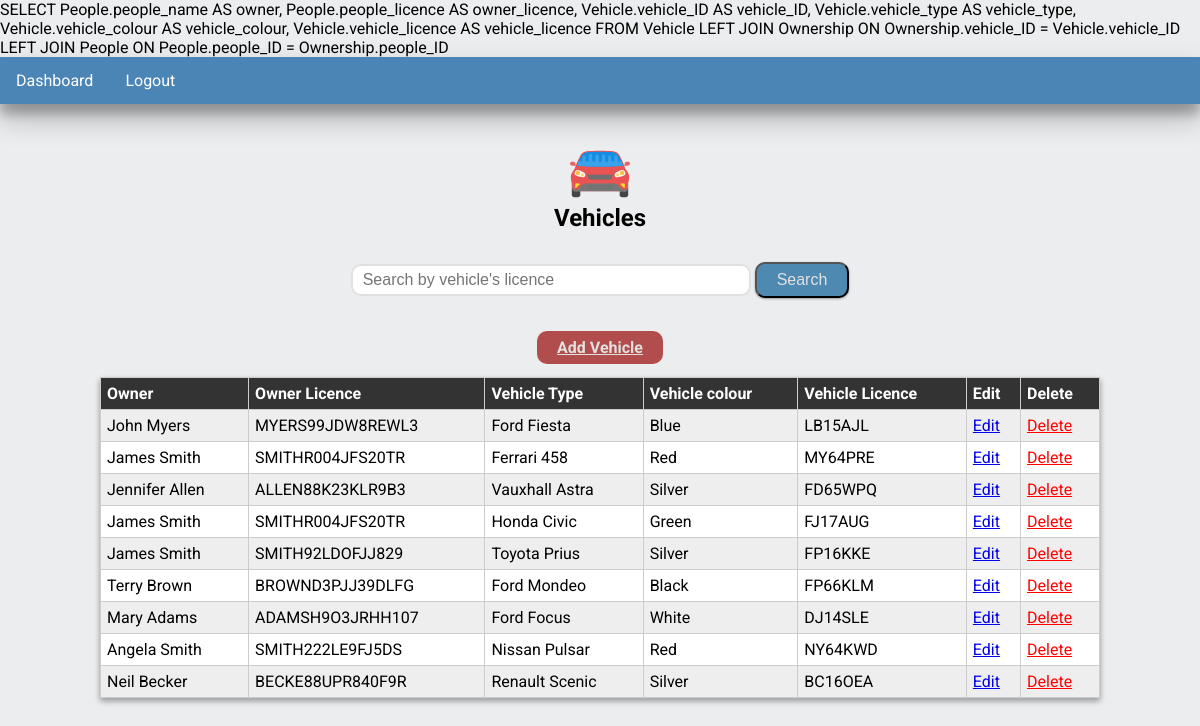
/vehicles.php (signed in), run on the app's committed database.
### tables this page shows
CREATE TABLE Vehicle
(
  vehicle_ID int(11) NOT NULL,
  vehicle_type varchar(20) NOT NULL,
  vehicle_colour varchar(20) NOT NULL,
  vehicle_licence varchar(7) DEFAULT NULL
);

CREATE TABLE People
(
  people_ID int(11) NOT NULL,
  people_name varchar(50) NOT NULL,
  people_address varchar(50) DEFAULT NULL,
  people_licence varchar(16) DEFAULT NULL
);

### config.php (called while the page is built, shortened)
<?php
class Database
{
    private $host = "127.0.0.1";
    private $username = "root";
    private $password = "zhaptek";
    private $database = "finalcw";
    public $conn;
    public function __construct()
    {
        $this->conn = new mysqli($this->host, $this->username, $this->password, $this->database);
    }
    public function query(String $q, Bool $limit = false)
    {
        $result = $this->conn->query($q);
        $res = array();
        while ($row = $result->fetch_array(MYSQLI_ASSOC)) {
            $res[] = $row;
        }
        return $limit ? $res[0] : $res;
    }
}
$db = new Database();

### vehicles.php (the view, shortened to what this page needs)
<?php
require './config.php';
$query = "SELECT People.people_name AS owner, People.people_licence AS owner_licence,
Vehicle.vehicle_ID AS vehicle_ID, Vehicle.vehicle_type AS vehicle_type, Vehicle.vehicle_colour AS vehicle_colour, Vehicle.vehicle_licence AS vehicle_licence
FROM Vehicle
LEFT JOIN Ownership ON Ownership.vehicle_ID = Vehicle.vehicle_ID
LEFT JOIN People ON People.people_ID = Ownership.people_ID
";
$vehicles = $db->query($query);
$vehicles = $vehicles ? $vehicles : [];
?>
<!DOCTYPE html>
<html class="no-js" lang="">
<head>
    <link rel="stylesheet" href="css/style.css" />
    <link rel="stylesheet" href="css/table.css" />
</head>
<body>
    <div class="tbl-page">
        <nav class="container-raised-4">
            <ul>
                <li><a href="dashboard.php">Dashboard</a></li>
                <li><a href="logout.php">Logout</a></li>
            </ul>
        </nav>
        <div class="p-20 text-center">
            <img src="img/car.svg" class="dash-img" alt="icon" />
            <h2 class="m-0">Vehicles</h2>
            <form action="vehicles.php" method="get" class="form-search">
                <input type="search" name="q" placeholder="Search by vehicle's licence" class="form-input search-bar" />
                <button type="submit" class="btn container-raised-1">Search</button>
            </form>
            <div class="add-div"><a href="edit_vehicle.php" class="btn add-btn">Add Vehicle</a></div>
            <div class="tbl-container container-raised-2">
                <table>
                    <table>
                        <thead>
                            <tr>
                                <th>Owner</th>
                                <th>Owner Licence</th>
                                <th>Vehicle Type</th>
                                <th>Vehicle colour</th>
                                <th>Vehicle Licence</th>
                                <th>Edit</th>
                                <th>Delete</th>
                            </tr>
                        </thead>
                        <tbody>
                            <?php foreach ($vehicles as $vehicle): ?>
                            <tr>
                                <td><?php echo $vehicle['owner'] ? $vehicle['owner'] : "N/A"; ?></td>
                                <td><?php echo $vehicle['owner_licence'] ? $vehicle['owner_licence'] : "N/A"; ?></td>
                                <td><?php echo $vehicle['vehicle_type']; ?></td>
                                <td><?php echo $vehicle['vehicle_colour']; ?></td>
                                <td><?php echo $vehicle['vehicle_licence']; ?></td>
                                <td><a href="edit_vehicle.php?id=<?=$vehicle['vehicle_ID']?>">Edit</a></td>
                                <td>
                                    <a href="delete.php?return=vehicles.php&id=<?=$vehicle['vehicle_ID']?>"
                                        class="link-danger">Delete</a>
                                </td>
                            </tr>
                            <?php endforeach;?>
                        </tbody>
                    </table>
                </table>
            </div>
        </div>
    </div>
</body>
</html>

### css/style.css (style rules this page uses)
body { font-family: "Roboto", sans-serif; -webkit-font-smoothing: antialiased; -moz-osx-font-smoothing: grayscale; }
.container-raised-1 { box-shadow: 0 1px 3px rgba(0, 0, 0, 0.12), 0 1px 2px rgba(0, 0, 0, 0.24); }
.container-raised-2 { box-shadow: 0 3px 6px rgba(0, 0, 0, 0.16), 0 3px 6px rgba(0, 0, 0, 0.23); }
.container-raised-4 { box-shadow: 0 14px 28px rgba(0, 0, 0, 0.25), 0 10px 10px rgba(0, 0, 0, 0.22); }
.text-center { text-align: center; }
h1, h2, h3, h4, h5, h6, p, span { word-wrap: break-word; }
.link-danger { color: red; }
.p-20 { padding: 20px; }
nav > ul { list-style-type: none; margin: 0; padding: 0; overflow: hidden; background-color: hsl(207, 42%, 50%); }
nav > ul > li { float: left; }
nav > ul > li > a { display: block; color: white; text-align: center; padding: 14px 16px; text-decoration: none; }
body { margin: 0; }
.dash-img { width: 60px; margin: 0 auto; margin-top: 20px; }
.m-0 { margin: 0; }
.btn { text-align: center; color: #e2e1e0; border-radius: 10px; padding: 7px 20px; font-size: 16px; background: rgb(77, 137, 177); }
.form-input { border-radius: 10px; padding: 5px 10px; font-size: 16px; box-shadow: none; border: 2px solid #e2e1e0; }
.search-bar { width: 60%; max-width: 400px; }
.add-div { margin-top: 40px; }
.add-btn { background: rgb(177, 77, 77); font-weight: 700; }

### css/table.css (style rules this page uses)
table { width: 100%; border-collapse: collapse; }
.tbl-container { overflow-x: auto; width: 100%; max-width: 1000px; margin: 20px auto; background-color: white; }
tr:nth-of-type(odd) { background: #eee; }
th { background: #333; color: white; font-weight: bold; }
td, th { padding: 6px; border: 1px solid #ccc; text-align: left; }
body { background: #ebedee; }
.form-search { margin-top: 30px; }

### data on the page
vehicle: people.people_name "John Myers", people.people_licence "MYERS99JDW8REWL3", vehicle_type "Ford Fiesta", vehicle_colour "Blue", vehicle_licence "LB15AJL"
vehicle: people.people_name "James Smith", people.people_licence "SMITHR004JFS20TR", vehicle_type "Ferrari 458", vehicle_colour "Red", vehicle_licence "MY64PRE"
vehicle: people.people_name "Jennifer Allen", people.people_licence "ALLEN88K23KLR9B3", vehicle_type "Vauxhall Astra", vehicle_colour "Silver", vehicle_licence "FD65WPQ"
vehicle: people.people_name "James Smith", people.people_licence "SMITHR004JFS20TR", vehicle_type "Honda Civic", vehicle_colour "Green", vehicle_licence "FJ17AUG"
vehicle: people.people_name "James Smith", people.people_licence "SMITH92LDOFJJ829", vehicle_type "Toyota Prius", vehicle_colour "Silver", vehicle_licence "FP16KKE"
vehicle: people.people_name "Terry Brown", people.people_licence "BROWND3PJJ39DLFG", vehicle_type "Ford Mondeo", vehicle_colour "Black", vehicle_licence "FP66KLM"
vehicle: people.people_name "Mary Adams", people.people_licence "ADAMSH9O3JRHH107", vehicle_type "Ford Focus", vehicle_colour "White", vehicle_licence "DJ14SLE"
vehicle: people.people_name "Angela Smith", people.people_licence "SMITH222LE9FJ5DS", vehicle_type "Nissan Pulsar", vehicle_colour "Red", vehicle_licence "NY64KWD"
vehicle: people.people_name "Neil Becker", people.people_licence "BECKE88UPR840F9R", vehicle_type "Renault Scenic", vehicle_colour "Silver", vehicle_licence "BC16OEA"
